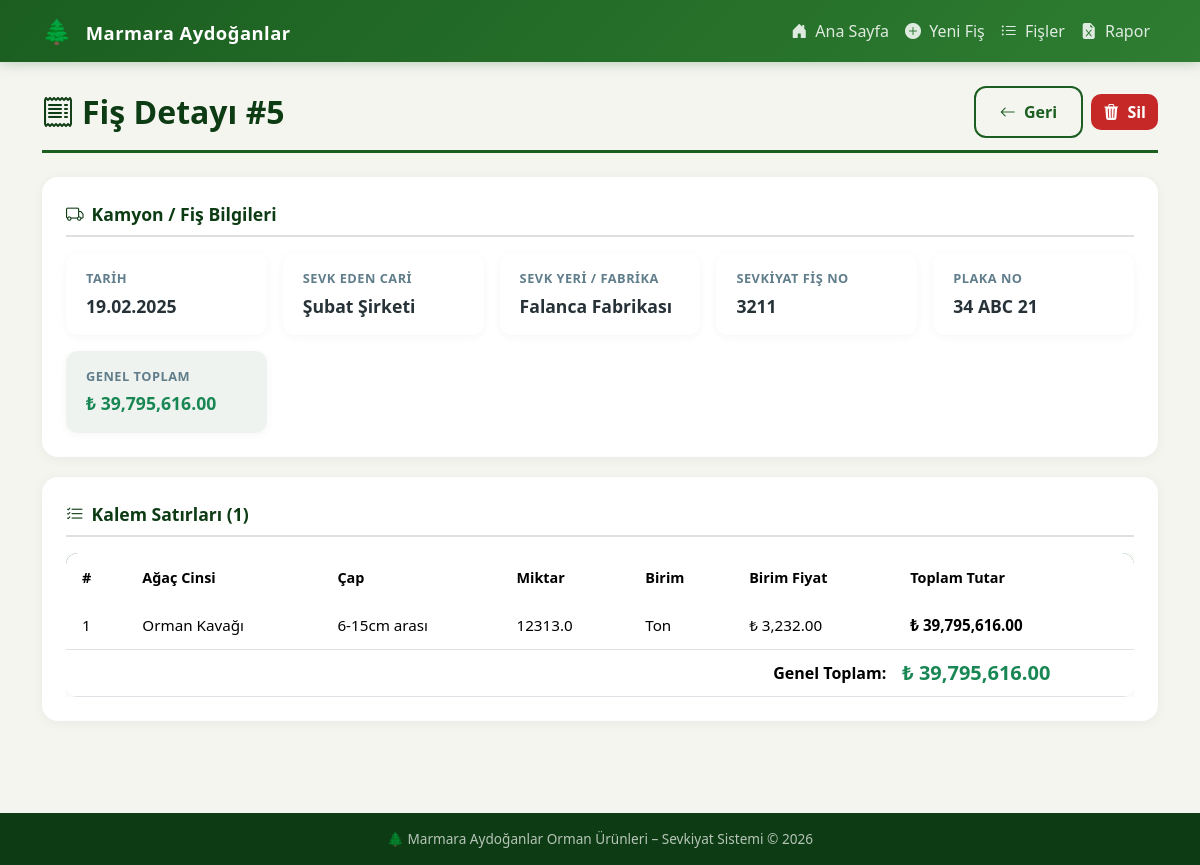
Page /fis_detay/5 on the committed database.
### app.py (models this page shows, shortened)
class Fis(db.Model):
    __tablename__ = "fis"
    id = db.Column(db.Integer, primary_key=True)
    tarih = db.Column(db.Date, nullable=False, default=date.today)
    sevk_eden_cari = db.Column(db.String(200), nullable=False)
    sevk_yeri_fabrika = db.Column(db.String(200), nullable=False)
    sevk_yeri_fis_no = db.Column(db.String(100), nullable=False)
    plaka_no = db.Column(db.String(50), nullable=False)
    detaylar = db.relationship(
        "FisDetayi", backref="fis", lazy=True, cascade="all, delete-orphan"
    )

class FisDetayi(db.Model):
    __tablename__ = "fis_detayi"
    id = db.Column(db.Integer, primary_key=True)
    fis_id = db.Column(db.Integer, db.ForeignKey("fis.id"), nullable=False)
    agac_cinsi = db.Column(db.String(100), nullable=False)
    cap = db.Column(db.String(50), nullable=False)
    miktar = db.Column(db.Float, nullable=False)
    birim = db.Column(db.String(20), nullable=False)
    birim_fiyat = db.Column(db.Float, nullable=False)
    toplam_tutar = db.Column(db.Float, nullable=False)

### app.py (the view)
@app.route("/fis_detay/<int:fis_id>")
def fis_detay(fis_id):
    fis = Fis.query.get_or_404(fis_id)
    genel_toplam = sum(d.toplam_tutar for d in fis.detaylar)
    return render_template("fis_detay.html", fis=fis, genel_toplam=genel_toplam)

### templates/fis_detay.html
{% extends "base.html" %}
{% block content %}
<div class="page-header d-flex justify-content-between align-items-center flex-wrap gap-2">
    <h2><i class="bi bi-receipt me-2"></i>Fiş Detayı #{{ fis.id }}</h2>
    <div>
        <a href="{{ url_for('fisleri_goruntule') }}" class="btn btn-ma-outline">
            <i class="bi bi-arrow-left me-1"></i> Geri
        </a>
        <a href="{{ url_for('fis_sil', fis_id=fis.id) }}" class="btn btn-ma-danger ms-1"
           onclick="return confirm('Bu fişi silmek istediğinize emin misiniz?');">
            <i class="bi bi-trash3-fill me-1"></i> Sil
        </a>
    </div>
</div>
<div class="form-section">
    <div class="form-section-title"><i class="bi bi-truck me-2"></i>Kamyon / Fiş Bilgileri</div>
    <div class="detail-grid">
        <div class="detail-item">
            <div class="detail-label">Tarih</div>
            <div class="detail-value">{{ fis.tarih.strftime('%d.%m.%Y') }}</div>
        </div>
        <div class="detail-item">
            <div class="detail-label">Sevk Eden Cari</div>
            <div class="detail-value">{{ fis.sevk_eden_cari }}</div>
        </div>
        <div class="detail-item">
            <div class="detail-label">Sevk Yeri / Fabrika</div>
            <div class="detail-value">{{ fis.sevk_yeri_fabrika }}</div>
        </div>
        <div class="detail-item">
            <div class="detail-label">Sevkiyat Fiş No</div>
            <div class="detail-value">{{ fis.sevk_yeri_fis_no }}</div>
        </div>
        <div class="detail-item">
            <div class="detail-label">Plaka No</div>
            <div class="detail-value">{{ fis.plaka_no }}</div>
        </div>
        <div class="detail-item" style="background: rgba(27,94,32,0.07);">
            <div class="detail-label">Genel Toplam</div>
            <div class="detail-value text-success">₺ {{ '{:,.2f}'.format(genel_toplam) }}</div>
        </div>
    </div>
</div>
<div class="form-section">
    <div class="form-section-title"><i class="bi bi-list-check me-2"></i>Kalem Satırları ({{ fis.detaylar | length }})</div>
    <div class="table-responsive">
        <table class="table table-ma table-hover mb-0">
            <thead>
                <tr>
                    <th>#</th>
                    <th>Ağaç Cinsi</th>
                    <th>Çap</th>
                    <th>Miktar</th>
                    <th>Birim</th>
                    <th>Birim Fiyat</th>
                    <th>Toplam Tutar</th>
                </tr>
            </thead>
            <tbody>
                {% for d in fis.detaylar %}
                <tr>
                    <td>{{ loop.index }}</td>
                    <td>{{ d.agac_cinsi }}</td>
                    <td>{{ d.cap }}</td>
                    <td>{{ d.miktar }}</td>
                    <td>{{ d.birim }}</td>
                    <td>₺ {{ '{:,.2f}'.format(d.birim_fiyat) }}</td>
                    <td><strong>₺ {{ '{:,.2f}'.format(d.toplam_tutar) }}</strong></td>
                </tr>
                {% endfor %}
            </tbody>
            <tfoot>
                <tr style="background: rgba(27,94,32,0.06);">
                    <td colspan="6" class="text-end fw-bold">Genel Toplam:</td>
                    <td class="fw-bold text-success fs-5">₺ {{ '{:,.2f}'.format(genel_toplam) }}</td>
                </tr>
            </tfoot>
        </table>
    </div>
</div>
{% endblock %}

### static/style.css (style rules this page uses)
:root { --ma-primary: #1b5e20; --ma-primary-light: #2e7d32; --ma-primary-dark: #0d3b13; --ma-accent: #795548; --ma-accent-light: #a1887f; --ma-bg: #f5f5f0; --ma-card-bg: #ffffff; --ma-text: #263238; --ma-text-muted: #607d8b; --ma-border: #e0e0e0; --ma-success: #2e7d32; --ma-danger: #c62828; --ma-warning: #f57f17; --ma-gradient: linear-gradient(135deg, var(--ma-primary) 0%, var(--ma-primary-light) 100%); }
* { box-sizing: border-box; }
body { font-family: 'Segoe UI', Tahoma, Geneva, Verdana, sans-serif; background-color: var(--ma-bg); color: var(--ma-text); min-height: 100vh; }
.page-header { margin-bottom: 1.5rem; padding-bottom: 0.75rem; border-bottom: 3px solid var(--ma-primary); }
.page-header h2 { font-weight: 700; color: var(--ma-primary-dark); margin-bottom: 0; }
.form-section { background: var(--ma-card-bg); border-radius: 16px; padding: 1.5rem; margin-bottom: 1.25rem; box-shadow: 0 2px 12px rgba(0, 0, 0, 0.05); }
.form-section-title { font-weight: 700; font-size: 1.1rem; color: var(--ma-primary-dark); margin-bottom: 1rem; padding-bottom: 0.5rem; border-bottom: 2px solid var(--ma-border); }
.btn-ma-danger { background: var(--ma-danger); color: #fff; border: none; border-radius: 10px; font-weight: 600; transition: all 0.2s ease; }
.btn-ma-outline { background: transparent; color: var(--ma-primary); border: 2px solid var(--ma-primary); border-radius: 12px; font-weight: 600; padding: 0.75rem 1.5rem; transition: all 0.2s ease; }
.table-ma { border-radius: 12px; overflow: hidden; box-shadow: 0 2px 12px rgba(0, 0, 0, 0.05); }
.table-ma thead { background: var(--ma-gradient); color: #fff; }
.table-ma thead th { font-weight: 600; font-size: 0.9rem; padding: 0.85rem 1rem; border: none; white-space: nowrap; }
.table-ma tbody td { padding: 0.75rem 1rem; vertical-align: middle; font-size: 0.95rem; }
.table-ma tbody tr { transition: background 0.15s; }
.detail-grid { display: grid; grid-template-columns: repeat(auto-fit, minmax(200px, 1fr)); gap: 1rem; }
.detail-item { background: var(--ma-card-bg); border-radius: 12px; padding: 1rem 1.25rem; box-shadow: 0 2px 10px rgba(0, 0, 0, 0.04); }
.detail-item .detail-label { font-size: 0.8rem; font-weight: 600; color: var(--ma-text-muted); text-transform: uppercase; letter-spacing: 0.5px; margin-bottom: 0.25rem; }
.detail-item .detail-value { font-size: 1.1rem; font-weight: 700; color: var(--ma-text); }

### rows in the picture
Fis: id "5", tarih "19.02.2025", sevk_eden_cari "Şubat Şirketi", sevk_yeri_fabrika "Falanca Fabrikası", sevk_yeri_fis_no "3211", plaka_no "34 ABC 21"
FisDetayi: agac_cinsi "Orman Kavağı", cap "6-15cm arası", miktar "12313.0", birim "Ton", birim_fiyat "3,232.00", toplam_tutar "39,795,616.00"

### other values in the picture
{{ '{:,.2f}'.format(genel_toplam) }} "39,795,616.00"
{{ fis.detaylar | length }} "1"
